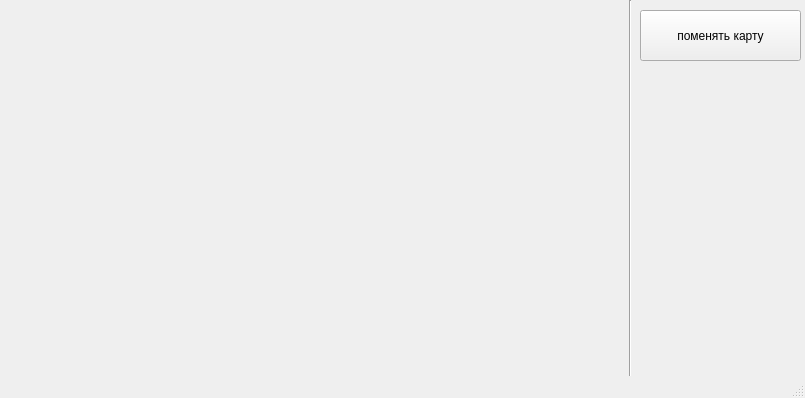
<?xml version="1.0" encoding="UTF-8"?>
<ui version="4.0">
 <class>MainWindow</class>
 <widget class="QMainWindow" name="MainWindow">
  <property name="geometry">
   <rect>
    <x>0</x>
    <y>0</y>
    <width>805</width>
    <height>398</height>
   </rect>
  </property>
  <property name="windowTitle">
   <string>MainWindow</string>
  </property>
  <widget class="QWidget" name="centralwidget">
   <widget class="QLabel" name="label_im">
    <property name="geometry">
     <rect>
      <x>10</x>
      <y>10</y>
      <width>581</width>
      <height>341</height>
     </rect>
    </property>
    <property name="text">
     <string/>
    </property>
   </widget>
   <widget class="Line" name="line">
    <property name="geometry">
     <rect>
      <x>600</x>
      <y>0</y>
      <width>61</width>
      <height>411</height>
     </rect>
    </property>
    <property name="orientation">
     <enum>Qt::Vertical</enum>
    </property>
   </widget>
   <widget class="QPushButton" name="pushButton">
    <property name="geometry">
     <rect>
      <x>640</x>
      <y>10</y>
      <width>161</width>
      <height>51</height>
     </rect>
    </property>
    <property name="text">
     <string>поменять карту</string>
    </property>
   </widget>
  </widget>
  <widget class="QMenuBar" name="menubar">
   <property name="geometry">
    <rect>
     <x>0</x>
     <y>0</y>
     <width>805</width>
     <height>22</height>
    </rect>
   </property>
  </widget>
  <widget class="QStatusBar" name="statusbar"/>
 </widget>
 <resources/>
 <connections/>
</ui>
